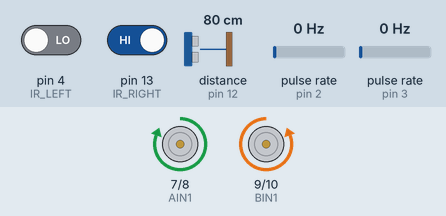
The sketch below on a simulated Arduino Uno, built with avr-gcc and run on an emulated ATmega328P. Parts: motor-driver pin pairs drawn as motors (green arrow = first pin HIGH = forward, orange = second pin HIGH = backward, longer = more drive, scaled by the enable pin). Wiring (inferred from the names in the program): ultrasonic range finder: trigger pin 11; echo pin 12; 2 × pulse sensor: data pin 2 / data pin 3. The test bench sets the inputs (shaded band); at power-on: distance to the obstacle (sensor on pin 12) 80 cm, pin 4 (IR_LEFT) LOW, pin 13 (IR_RIGHT) HIGH, pulse rate (sensors on pin 2, pin 3) 0 Hz. The echo pulse lasts 58.3 µs per cm.

Above: at 1.2 s.
1.3 s: distance to the obstacle (sensor on pin 12) set to 17 cm
2.8 s: distance to the obstacle (sensor on pin 12) set to 14 cm
At 4.0 s:
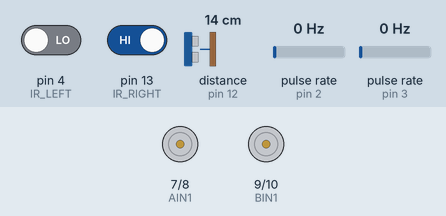
4.3 s: distance to the obstacle (sensor on pin 12) set to 18 cm
At 5.3 s:
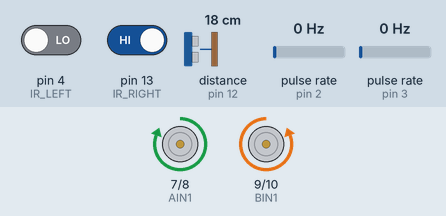
5.8 s: pin 4 (IR_LEFT) driven HIGH
At 6.7 s:
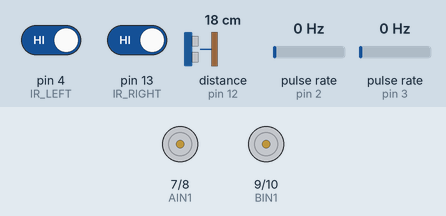
7.3 s: pin 13 (IR_RIGHT) driven LOW
At 8.2 s:
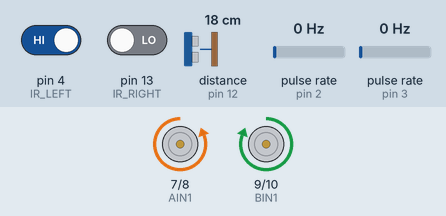
8.8 s: pin 4 (IR_LEFT) driven LOW
At 9.8 s:
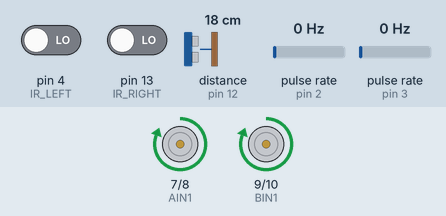
Timing chart, 0 to 11.3 s (numbered marks = the images above; inputs shaded):
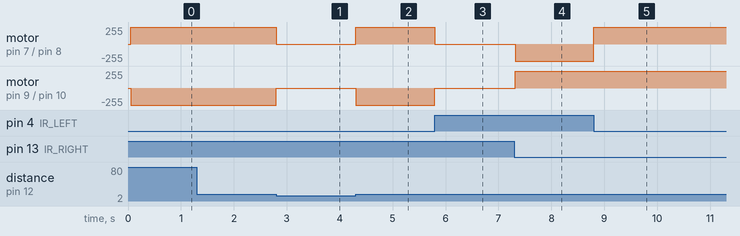

The sketch:

arduino_robot_code.ino
```cpp
// ------------ PIN DEFINITIONS ------------

// IR Sensors (0=White/No Line, 1 = Black Line)
#define IR_LEFT 4
#define IR_RIGHT 13

// Ultrasonic
#define TRIG_PIN 11
#define ECHO_PIN 12

// Motor Driver (L293D)
#define PWMA 5
#define AIN1 7
#define AIN2 8
#define PWMB 6
#define BIN1 9
#define BIN2 10

// Encoders
#define ENCODER_LEFT 2
#define ENCODER_RIGHT 3

// ------------ PID CONSTANTS ------------
//Refined from your MATLAB/Simulink values
double Kp = 0.6256;
double Ki = 25.02;
double Kd = 0;

// ------------ GLOBAL VARIABLES ------------
//volatile is required for variables modified in ISRs
volatile long leftEncoderCount = 0;
volatile long rightEncoderCount = 0;

double leftPWM = 0, rightPWM = 0; // Analog Inputs for two motors
double leftError = 0, leftLastError = 0, leftIntegral = 0;
double rightError = 0, rightLastError = 0, rightIntegral = 0;

unsigned long lastPIDTime = 0; // To check sample time
const int sampleTime = 50; // Calculate PID every 50ms

// Targets
int baseSpeed = 25; // Target speed (ticks per sample period)
int minPWM =150; //Minimum power to overcome motor friction

// ------------ INTERRUPT SERVICE ROUTINES ------------
void leftEncoderISR() { leftEncoderCount++; }
void rightEncoderISR() { rightEncoderCount++; }

// ------------ SETUP ------------
void setup() {
  Serial.begin(9600);

  // Sensor Pins
  pinMode(IR_LEFT, INPUT);
  pinMode(IR_RIGHT, INPUT);
  pinMode(TRIG_PIN, OUTPUT);
  pinMode(ECHO_PIN, INPUT);

  // Motor Pins
  pinMode(PWMA, OUTPUT); pinMode(AIN1, OUTPUT); pinMode(AIN2, OUTPUT);
  pinMode(PWMB, OUTPUT); pinMode(BIN1, OUTPUT); pinMode(BIN2, OUTPUT);

  // Encoder Pins with Internal Pullup
  pinMode(ENCODER_LEFT, INPUT_PULLUP);
  pinMode(ENCODER_RIGHT, INPUT_PULLUP);

  // Attach Interrupts for precise wheel tracking
  attachInterrupt(digitalPinToInterrupt(ENCODER_LEFT), leftEncoderISR, RISING);
  attachInterrupt(digitalPinToInterrupt(ENCODER_RIGHT), rightEncoderISR, RISING);

  lastPIDTime = millis();
}

// ------------ MAIN LOOP ------------
void loop() {
  // 1. Safety Check
  if (checkObstacle()) {
    stopMotors();
    return; //Skip the rest of the loop
  }

  // 2. Line Following Logic (Determines Target Speeds)
  int leftSens = digitalRead(IR_LEFT);
  int rightSens = digitalRead(IR_RIGHT);

  int targetL = 0;
  int targetR = 0;

  // Logic: Adjust target speeds based on sensor input
  if (rightSens == 0 && leftSens == 0) { // On Track

    targetL = baseSpeed;
    targetR = baseSpeed;
  }
  else if (rightSens == 1 && leftSens == 0) { // Turn Right
    targetL = baseSpeed;
    targetR = -baseSpeed;
  }
  else if (rightSens == 0 && leftSens == 1) { // Turn Left
    targetL = -baseSpeed;
    targetR = baseSpeed;
  }
  else { // Both black / Stop
    targetL = 0;
    targetR = 0;
  }

  // 3. PID Computation
  if (millis() - lastPIDTime >= sampleTime) {
    computePID(targetL, targetR);
    lastPIDTime = millis();
  }

  // 4. Apply calculated PWM to motors
  applyMotorSignals(targetL, targetR);
}

// ------------ PID CALCULATION ------------
void computePID(int targetL, int targetR) {

  // ATOMIC READ: Temporarily diable interrupts to copy encoder values safely
  noInterrupts();
  long currentL = leftEncoderCount;
  long currentR = rightEncoderCount;

  // Reset counts for next sample
  leftEncoderCount = 0;
  rightEncoderCount = 0;
  interrupts();

  // --- Left Motor PID ---
  leftError = abs(targetL) - currentL;
  leftIntegral += leftError;
  leftIntegral = constrain(leftIntegral, -100, 100); // Prevent Integral Windup
  double leftDeriv = leftError - leftLastError;

  // Update PWM (Velocity Form)
  leftPWM += (Kp * leftError) + (Ki * leftIntegral) + (Kd * leftDeriv);
  leftLastError = leftError;

  // --- Right Motor PID ---
  rightError = abs(targetR) - currentR;
  rightIntegral += rightError;
  rightIntegral = constrain(leftIntegral, -100, 100); //Prevent Integral Windup
  double rightDeriv = rightError - rightLastError;

  //Update PWM (Velocity Form)
  rightPWM += (Kp * rightError) + (Ki * rightIntegral) + (Kd * rightDeriv);
  rightLastError = rightError;

  //Handle Left Motor minPWM
  if(targetL!=0){
    leftPWM =constrain(leftPWM, minPWM, 255);
  }else{
    leftPWM = 0;
    leftIntegral = 0; //Clear integral when stopped to prevent jump-start
  }

  //Handle Right Motor minPWM
  if(targetR!=0){
    rightPWM = constrain(rightPWM, minPWM, 255);
  }else{
    rightPWM= 0;
    rightIntegral =0;
  }

  // If target is 0, reset PID
  if(targetL == 0) { leftPWM = 0; leftIntegral = 0; }
  if(targetR == 0) { rightPWM = 0; rightIntegral = 0; }
}


// ------------ MOTOR OUTPUT ------------
void applyMotorSignals(int targetL, int targetR) {
  // Left Motor Direction
  if (targetL > 0) {
    digitalWrite(AIN1, HIGH);
    digitalWrite(AIN2, LOW);
    }
  else if (targetL < 0) {
    digitalWrite(AIN1, LOW);
    digitalWrite(AIN2, HIGH);
    }
  else {
    digitalWrite(AIN1, LOW);
    digitalWrite(AIN2, LOW);
    }

  // Right Motor Direction
  if (targetR > 0) {
    digitalWrite(BIN1, HIGH);
    digitalWrite(BIN2, LOW);
    }
  else if (targetR < 0) {
     digitalWrite(BIN1, LOW);
     digitalWrite(BIN2, HIGH);
      }
  else {
    digitalWrite(BIN1, LOW);
   digitalWrite(BIN2, LOW);
   }

  analogWrite(PWMA, leftPWM);
  analogWrite(PWMB, rightPWM);
}

void stopMotors() {
  digitalWrite(AIN1, LOW); digitalWrite(AIN2, LOW);
  digitalWrite(BIN1, LOW); digitalWrite(BIN2, LOW);
  analogWrite(PWMA, 0);
  analogWrite(PWMB, 0);
  leftIntegral = 0;
  rightIntegral = 0;
}

// ------------ ULTRASONIC ------------
bool checkObstacle() {
  digitalWrite(TRIG_PIN, LOW);
  delayMicroseconds(2);
  digitalWrite(TRIG_PIN, HIGH);
  delayMicroseconds(10);
  digitalWrite(TRIG_PIN, LOW);
  long duration = pulseIn(ECHO_PIN, HIGH, 30000); // 30ms timeout
  float distance = duration * 0.034 / 2;
  return (distance > 0 && distance < 15);
}
```

Measured:
- the behaviour switches between 16 and 15 cm on distance to the obstacle (sensor on pin 12) (found by bisection; images 0 and 1)
- after the input at 1.3 s, every drawn part: stays the same
- after the input at 2.8 s, motor on pin 7 (AIN1) / pin 8 (AIN2): forward 255/255 → stopped at once; motor on pin 9 (BIN1) / pin 10 (BIN2): backward 255/255 → stopped at once
- after the input at 4.3 s, motor on pin 7 (AIN1) / pin 8 (AIN2): stopped → forward 255/255 at once; motor on pin 9 (BIN1) / pin 10 (BIN2): stopped → backward 255/255 at once
- after the input at 5.8 s, motor on pin 7 (AIN1) / pin 8 (AIN2): forward 255/255 → stopped at once; motor on pin 9 (BIN1) / pin 10 (BIN2): backward 255/255 → stopped at once
- after the input at 7.3 s, motor on pin 7 (AIN1) / pin 8 (AIN2): stopped → backward 255/255 at once; motor on pin 9 (BIN1) / pin 10 (BIN2): stopped → forward 255/255 at once
- after the input at 8.8 s, motor on pin 7 (AIN1) / pin 8 (AIN2): backward 255/255 → forward 255/255 at once
